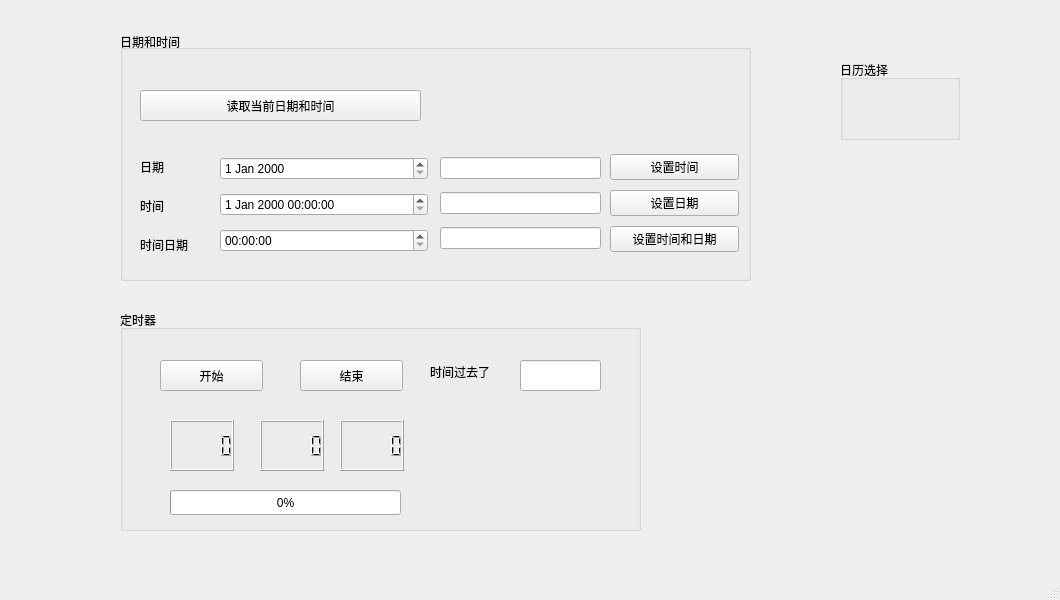
<?xml version="1.0" encoding="UTF-8"?>
<ui version="4.0">
 <class>MainWindow</class>
 <widget class="QMainWindow" name="MainWindow">
  <property name="geometry">
   <rect>
    <x>0</x>
    <y>0</y>
    <width>1060</width>
    <height>600</height>
   </rect>
  </property>
  <property name="windowTitle">
   <string>MainWindow</string>
  </property>
  <widget class="QWidget" name="centralwidget">
   <widget class="QGroupBox" name="groupBox">
    <property name="geometry">
     <rect>
      <x>120</x>
      <y>30</y>
      <width>631</width>
      <height>251</height>
     </rect>
    </property>
    <property name="title">
     <string>日期和时间</string>
    </property>
    <property name="alignment">
     <set>Qt::AlignBottom|Qt::AlignLeading|Qt::AlignLeft</set>
    </property>
    <widget class="QPushButton" name="pushButton">
     <property name="geometry">
      <rect>
       <x>20</x>
       <y>60</y>
       <width>281</width>
       <height>31</height>
      </rect>
     </property>
     <property name="text">
      <string>读取当前日期和时间</string>
     </property>
    </widget>
    <widget class="QWidget" name="layoutWidget">
     <property name="geometry">
      <rect>
       <x>100</x>
       <y>120</y>
       <width>208</width>
       <height>110</height>
      </rect>
     </property>
     <layout class="QVBoxLayout" name="verticalLayout">
      <item>
       <widget class="QDateEdit" name="dateEdit"/>
      </item>
      <item>
       <widget class="QDateTimeEdit" name="dateTimeEdit"/>
      </item>
      <item>
       <widget class="QTimeEdit" name="timeEdit"/>
      </item>
     </layout>
    </widget>
    <widget class="QWidget" name="layoutWidget">
     <property name="geometry">
      <rect>
       <x>320</x>
       <y>120</y>
       <width>161</width>
       <height>107</height>
      </rect>
     </property>
     <layout class="QVBoxLayout" name="verticalLayout_2">
      <item>
       <widget class="QLineEdit" name="lineEdit"/>
      </item>
      <item>
       <widget class="QLineEdit" name="lineEdit_2"/>
      </item>
      <item>
       <widget class="QLineEdit" name="lineEdit_3"/>
      </item>
     </layout>
    </widget>
    <widget class="QWidget" name="layoutWidget">
     <property name="geometry">
      <rect>
       <x>490</x>
       <y>120</y>
       <width>129</width>
       <height>107</height>
      </rect>
     </property>
     <layout class="QVBoxLayout" name="verticalLayout_3">
      <item>
       <widget class="QPushButton" name="pushButton_3">
        <property name="text">
         <string>设置时间</string>
        </property>
       </widget>
      </item>
      <item>
       <widget class="QPushButton" name="pushButton_2">
        <property name="text">
         <string>设置日期</string>
        </property>
       </widget>
      </item>
      <item>
       <widget class="QPushButton" name="pushButton_4">
        <property name="text">
         <string>设置时间和日期</string>
        </property>
       </widget>
      </item>
     </layout>
    </widget>
    <widget class="QWidget" name="layoutWidget">
     <property name="geometry">
      <rect>
       <x>20</x>
       <y>120</y>
       <width>70</width>
       <height>111</height>
      </rect>
     </property>
     <layout class="QVBoxLayout" name="verticalLayout_4">
      <item>
       <widget class="QLabel" name="label">
        <property name="text">
         <string>日期</string>
        </property>
        <property name="alignment">
         <set>Qt::AlignLeading|Qt::AlignLeft|Qt::AlignVCenter</set>
        </property>
       </widget>
      </item>
      <item>
       <widget class="QLabel" name="label_2">
        <property name="text">
         <string>时间</string>
        </property>
       </widget>
      </item>
      <item>
       <widget class="QLabel" name="label_3">
        <property name="text">
         <string>时间日期</string>
        </property>
       </widget>
      </item>
     </layout>
    </widget>
   </widget>
   <widget class="QGroupBox" name="groupBox_2">
    <property name="geometry">
     <rect>
      <x>120</x>
      <y>310</y>
      <width>521</width>
      <height>221</height>
     </rect>
    </property>
    <property name="title">
     <string>定时器</string>
    </property>
    <widget class="QPushButton" name="pushButton_5">
     <property name="geometry">
      <rect>
       <x>40</x>
       <y>50</y>
       <width>103</width>
       <height>31</height>
      </rect>
     </property>
     <property name="text">
      <string>开始</string>
     </property>
    </widget>
    <widget class="QPushButton" name="pushButton_6">
     <property name="geometry">
      <rect>
       <x>180</x>
       <y>50</y>
       <width>103</width>
       <height>31</height>
      </rect>
     </property>
     <property name="text">
      <string>结束</string>
     </property>
    </widget>
    <widget class="QLCDNumber" name="lcdNumber">
     <property name="geometry">
      <rect>
       <x>50</x>
       <y>110</y>
       <width>64</width>
       <height>51</height>
      </rect>
     </property>
    </widget>
    <widget class="QLCDNumber" name="lcdNumber_2">
     <property name="geometry">
      <rect>
       <x>140</x>
       <y>110</y>
       <width>64</width>
       <height>51</height>
      </rect>
     </property>
    </widget>
    <widget class="QLCDNumber" name="lcdNumber_3">
     <property name="geometry">
      <rect>
       <x>220</x>
       <y>110</y>
       <width>64</width>
       <height>51</height>
      </rect>
     </property>
    </widget>
    <widget class="QProgressBar" name="progressBar">
     <property name="geometry">
      <rect>
       <x>50</x>
       <y>180</y>
       <width>231</width>
       <height>25</height>
      </rect>
     </property>
     <property name="value">
      <number>0</number>
     </property>
    </widget>
    <widget class="QLabel" name="label_4">
     <property name="geometry">
      <rect>
       <x>310</x>
       <y>50</y>
       <width>81</width>
       <height>23</height>
      </rect>
     </property>
     <property name="text">
      <string>时间过去了</string>
     </property>
    </widget>
    <widget class="QLineEdit" name="lineEdit_4">
     <property name="geometry">
      <rect>
       <x>400</x>
       <y>50</y>
       <width>81</width>
       <height>31</height>
      </rect>
     </property>
    </widget>
   </widget>
   <widget class="QGroupBox" name="groupBox_3">
    <property name="geometry">
     <rect>
      <x>840</x>
      <y>60</y>
      <width>120</width>
      <height>80</height>
     </rect>
    </property>
    <property name="title">
     <string>日历选择</string>
    </property>
   </widget>
  </widget>
  <widget class="QMenuBar" name="menubar">
   <property name="geometry">
    <rect>
     <x>0</x>
     <y>0</y>
     <width>1060</width>
     <height>28</height>
    </rect>
   </property>
  </widget>
  <widget class="QStatusBar" name="statusbar"/>
 </widget>
 <resources/>
 <connections/>
</ui>
